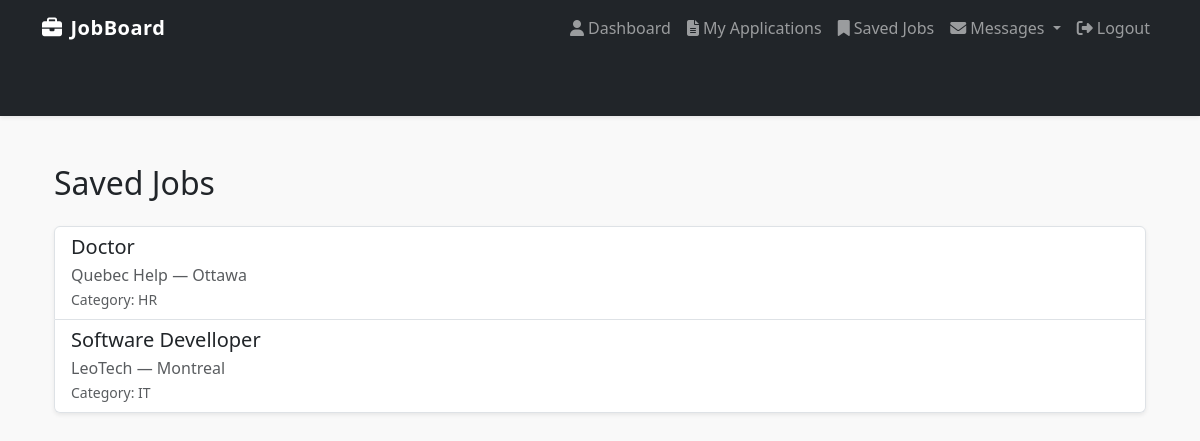
The page /saved-jobs/ (signed in) on the database as committed earlier.
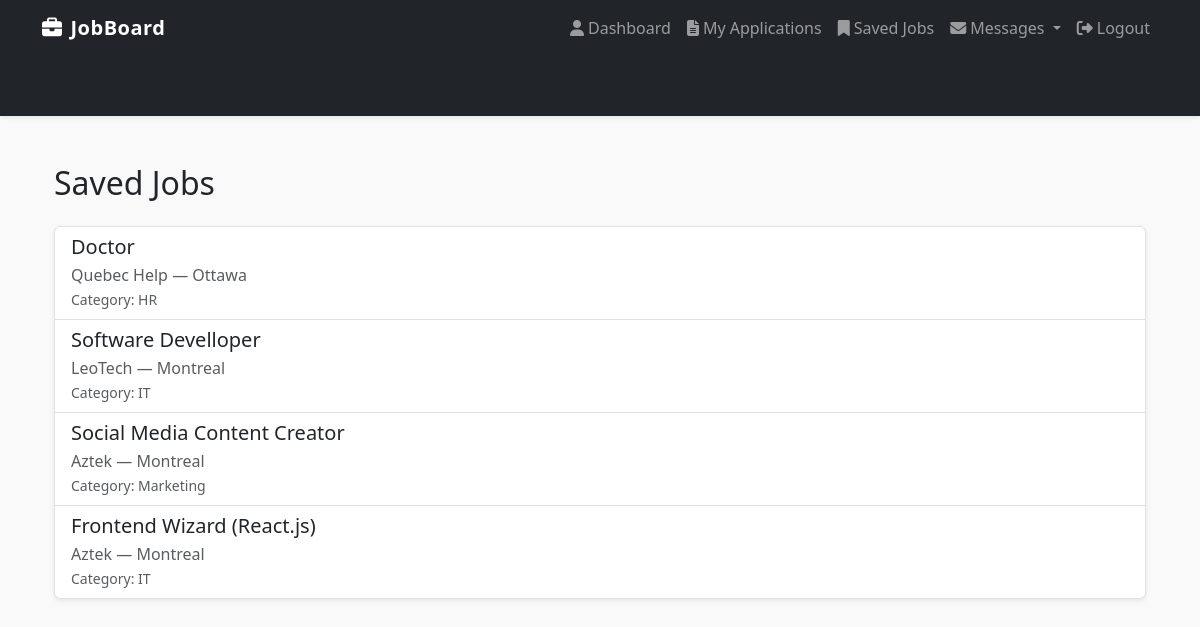
The same page on the database as committed later.
### core/models.py (models this page shows, shortened)
class SavedJob(models.Model):
    user = models.ForeignKey(User, on_delete=models.CASCADE)
    job = models.ForeignKey(Job, on_delete=models.CASCADE)
    saved_at = models.DateTimeField(auto_now_add=True)
    class Meta:
        unique_together = ('user', 'job')

class Job(models.Model):
    CATEGORY_CHOICES = [
        ('IT', 'IT'),
        ('HR', 'HR'),
        ('Finance', 'Finance'),
        ('Marketing', 'Marketing'),
    ]
    title = models.CharField(max_length=255)
    company = models.CharField(max_length=255)
    description = models.TextField()
    location = models.CharField(max_length=255)
    category = models.CharField(max_length=50, choices=CATEGORY_CHOICES)
    posted_by = models.ForeignKey(User, on_delete=models.CASCADE)
    date_posted = models.DateTimeField(auto_now_add=True)

### core/views.py (the view)
# urls.py: path('saved-jobs/', views.saved_jobs_list, name='saved_jobs'),
@login_required
def saved_jobs_list(request):
    saved_jobs = SavedJob.objects.filter(user=request.user).select_related('job')
    return render(request, 'core/saved_jobs.html', {'saved_jobs': saved_jobs})

### core/templates/core/saved_jobs.html
{% extends "base.html" %}
{% block content %}
<div class="container mt-5">
  <h2 class="mb-4">Saved Jobs</h2>
  {% if saved_jobs %}
    <ul class="list-group shadow-sm">
      {% for saved in saved_jobs %}
        <li class="list-group-item list-group-item-action">
          <a href="{% url 'job_detail' saved.job.id %}" class="text-decoration-none text-dark">
            <h5 class="mb-1">{{ saved.job.title }}</h5>
            <p class="mb-0 text-muted">{{ saved.job.company }} — {{ saved.job.location }}</p>
            <small class="text-muted">Category: {{ saved.job.category }}</small>
          </a>
        </li>
      {% endfor %}
    </ul>
  {% else %}
    <div class="alert alert-info text-center">You haven’t saved any jobs yet.</div>
  {% endif %}
</div>
{% endblock %}

Rows that differ between the two databases and show on the page:
added SavedJob: job "Social Media Content Creator", job.company "Aztek", job.location "Montreal", job.category "Marketing"
added SavedJob: job "Frontend Wizard (React.js)", job.company "Aztek", job.location "Montreal", job.category "IT"
